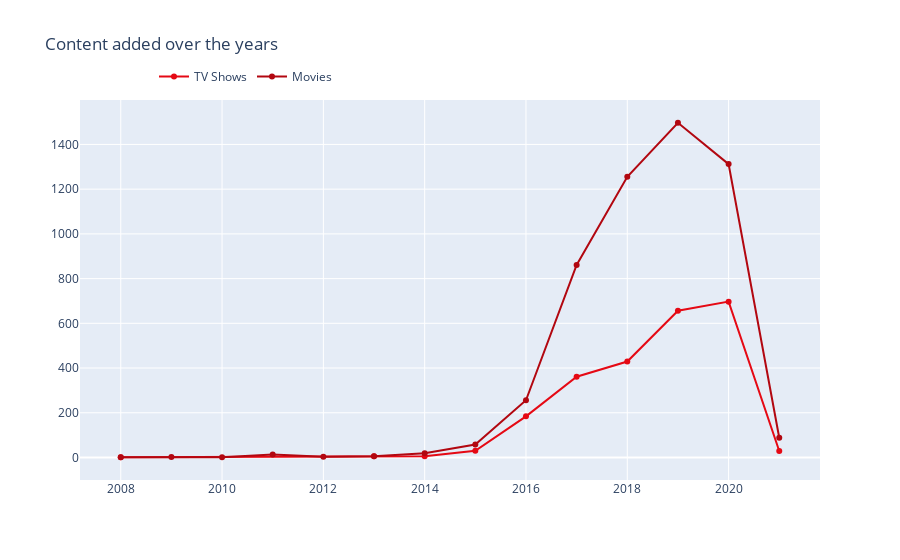

Write notebook code for a chart like this one.
### Code cell
d1 = df[df["type"] == "TV Show"]
d2 = df[df["type"] == "Movie"]

col = "year_added"

vc1 = d1[col].value_counts().reset_index()
vc1 = vc1.rename(columns = {col : "count", "index" : col})
vc1['percent'] = vc1['count'].apply(lambda x : 100*x/sum(vc1['count']))
vc1 = vc1.sort_values(col)

vc2 = d2[col].value_counts().reset_index()
vc2 = vc2.rename(columns = {col : "count", "index" : col})
vc2['percent'] = vc2['count'].apply(lambda x : 100*x/sum(vc2['count']))
vc2 = vc2.sort_values(col)

trace1 = go.Scatter(x=vc1[col], y=vc1["count"], name="TV Shows", marker=dict(color="#e50914"))
trace2 = go.Scatter(x=vc2[col], y=vc2["count"], name="Movies", marker=dict(color="#b20710"))
data = [trace1, trace2]
layout = go.Layout(title="Content added over the years", legend=dict(x=0.1, y=1.1, orientation="h"))
fig = go.Figure(data, layout=layout)
fig.show()

### Figure 1 — Plotly figure (JSON) as saved in the notebook; plotly's stock layout.template omitted (floating-point values rounded to 4 significant figures)
{"data": [{"marker": {"color": "#e50914"}, "name": "TV Shows", "type": "scatter", "x": [2008, 2013, 2014, 2015, 2016, 2017, 2018, 2019, 2020, 2021], "y": [1, 5, 6, 30, 184, 361, 429, 656, 697, 29]}, {"marker": {"color": "#b20710"}, "name": "Movies", "type": "scatter", "x": [2008, 2009, 2010, 2011, 2012, 2013, 2014, 2015, 2016, 2017, 2018, 2019, 2020, 2021], "y": [1, 2, 1, 13, 3, 6, 19, 58, 256, 861, 1255, 1497, 1312, 88]}], "layout": {"legend": {"orientation": "h", "x": 0.1, "y": 1.1}, "title": {"text": "Content added over the years"}}}
